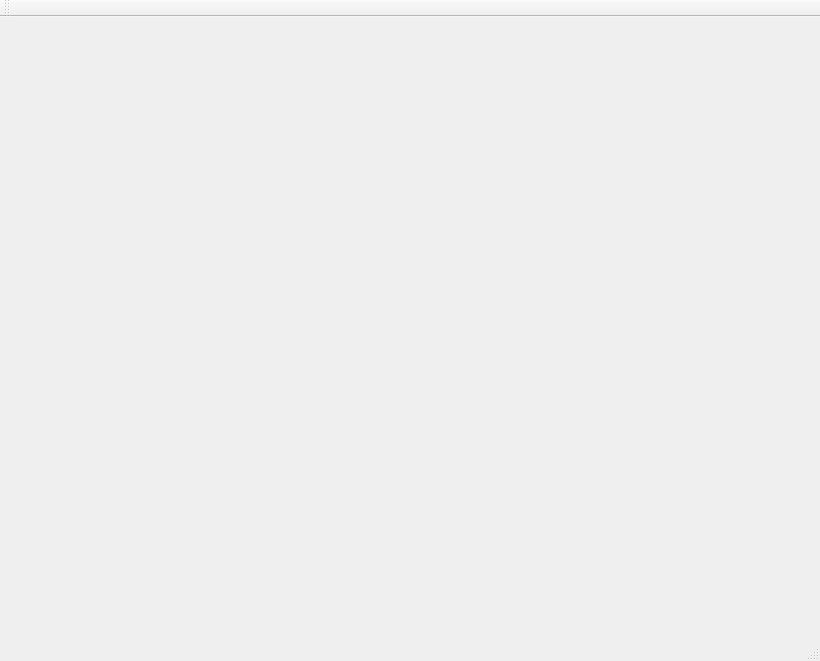
<?xml version="1.0" encoding="UTF-8"?>
<ui version="4.0">
 <class>WndMainClass</class>
 <widget class="QMainWindow" name="WndMainClass">
  <property name="geometry">
   <rect>
    <x>0</x>
    <y>0</y>
    <width>820</width>
    <height>661</height>
   </rect>
  </property>
  <property name="windowTitle">
   <string>Armitage Editor</string>
  </property>
  <widget class="QWidget" name="centralWidget"/>
  <widget class="QMenuBar" name="menuBar">
   <property name="geometry">
    <rect>
     <x>0</x>
     <y>0</y>
     <width>820</width>
     <height>21</height>
    </rect>
   </property>
  </widget>
  <widget class="QToolBar" name="mainToolBar">
   <attribute name="toolBarArea">
    <enum>TopToolBarArea</enum>
   </attribute>
   <attribute name="toolBarBreak">
    <bool>false</bool>
   </attribute>
  </widget>
  <widget class="QStatusBar" name="statusBar"/>
 </widget>
 <layoutdefault spacing="6" margin="11"/>
 <resources>
  <include location="WndMain.qrc"/>
 </resources>
 <connections/>
</ui>
